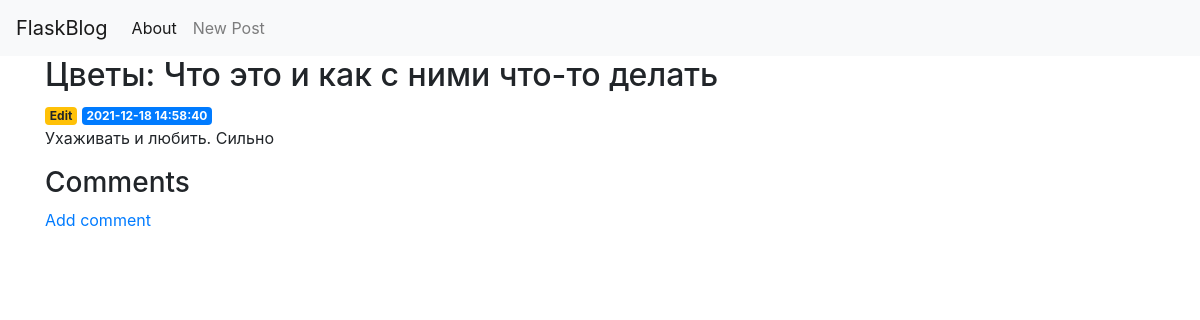
Before: /1 with the older database file.
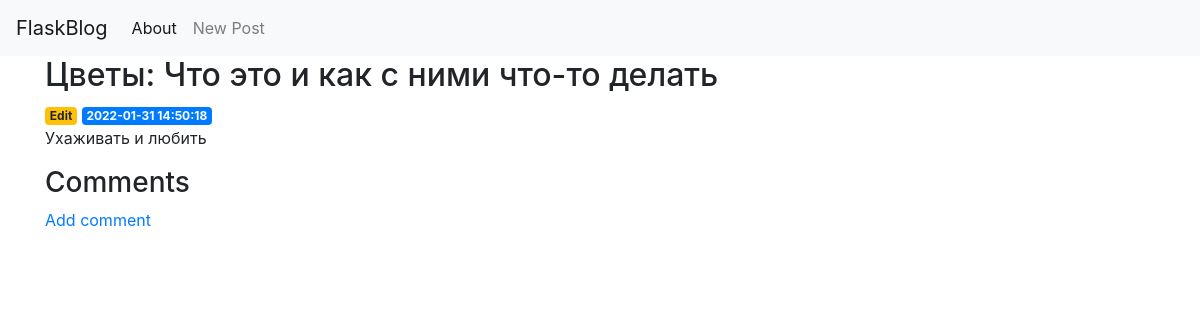
After: the same page with the newer database file.
### app/alchemy_repositories.py (models this page shows)
class Post(db.Model):
    __tablename__ = 'posts'
    id = db.Column(db.Integer(), primary_key=True, autoincrement=True)
    created = db.Column(db.DateTime(), default=datetime.utcnow())
    title = db.Column(db.Text(), nullable=False)
    content = db.Column(db.Text(), nullable=False)
    comments = db.relationship('Comment')

### app/views.py (the view)
@app.route('/<int:post_id>')
def post(post_id):
    post = get_post(post_id)
    comments = get_comments(post_id)
    if post is None:
        abort(404)
    return render_template('post.html', post=post, comments=comments)

### app/alchemy_repositories.py (called while the page is built)
def get_comments(post_id):
    post = get_post(post_id)
    return post.comments

def get_post(post_id):
    return Post.query.get(post_id)

### app/templates/post.html (shortened to what this page needs)
{% extends 'base.html' %}
{% block content %}
    <h2>{% block title %} {{ post['title'] }} {% endblock %}</h2>
    <a href="{{ url_for('edit', id=post['id']) }}">
            <span class="badge badge-warning">Edit</span>
        </a>
    <span class="badge badge-primary">{{ post['created'] }}</span>
    <p>{{ post['content'] }}</p>
    <h3>Comments</h3>
    <a href="{{ url_for('create_comment', post_id=post['id']) }}">Add comment</a>
{% endblock %}

Changed rows visible on the page:
changed Post "Цветы: Что это и как с ними что-то делать": created "2021-12-18 14:58:40" → "2022-01-31 14:50:18"; content "Ухаживать и любить. Сильно" → "Ухаживать и любить"
